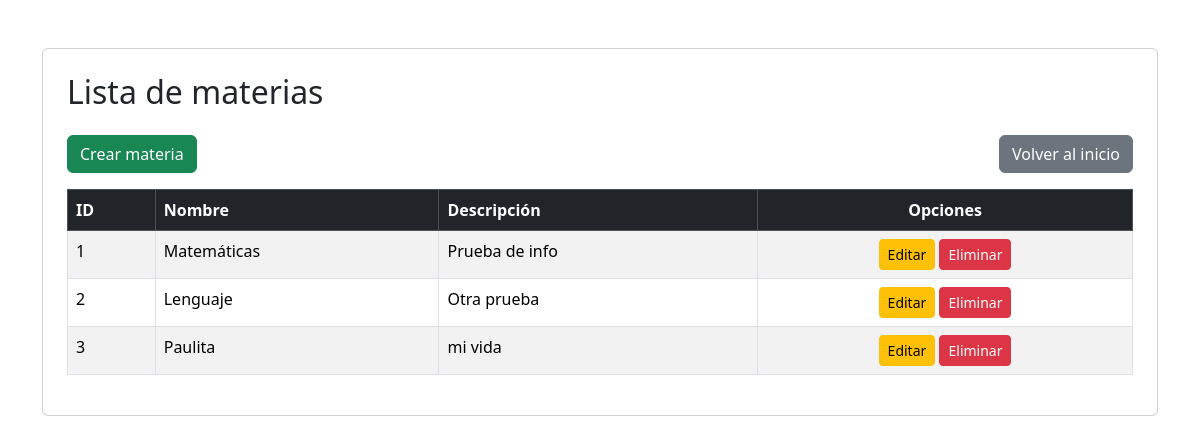
The page /PuellaSchool/views/subject/subjectIndex.php (signed in) on the database its author committed.
### tables this page shows
CREATE TABLE `tbl_subject` (
  `SubjectID` int NOT NULL AUTO_INCREMENT,
  `subjectName` varchar(100) NOT NULL,
  `subjectInfo` varchar(255) NOT NULL,
  PRIMARY KEY (`SubjectID`)
);

### PuellaSchool/controllers/subjectController.php (called while the page is built, shortened)
<?php
    require_once(dirname(__FILE__) . "/../conf/database.php");
    require_once(dirname(__FILE__) . "/../models/subjectModel.php");
    class SubjectController{
        private $subject;
        public function __construct()
        {
            $database = new Database();
            $this->db = $database->getConnection();
            $this->subject = new SubjectModel($this->db);
        }
        public function index()
        {
            $result = $this->subject->getSubjects();
            $subjects = $result->fetchAll(PDO::FETCH_ASSOC);
            include(dirname(__FILE__) . '/../views/subject/subjectList.php');
        }
    }
?>

### PuellaSchool/conf/database.php (called while the page is built, shortened)
<?php
    class Database{
        private $host = "localhost";
        private $database = "PuellaSchoolDB";
        private $user = "root";
        private $password = "1234";
        public function getConnection(){
            $this->conn = null;
            try{
                $this->conn = new PDO("mysql:host=".$this->host.";dbname=".$this->database, $this->user, $this->password);
                $this->conn->exec("set names utf8");
            }catch(PDOException $ex){
                echo"Connection error: ".$ex->getMessage();
                die();
            }
            return $this->conn;
        }
    }
?>

### PuellaSchool/models/subjectModel.php (called while the page is built, shortened)
<?php
class SubjectModel{
    private $conn;
    public function __construct($db)
    {
        $this->conn = $db;
    }
    public function getSubjects()
    {
        $query = "CALL sp_SelectSubjects();";
        $result = $this->conn->prepare($query);
        $result->execute();
        return $result;
    }
}

### PuellaSchool/views/subject/subjectList.php (the view, shortened to what this page needs)
<!DOCTYPE html>
<html lang="en">
<head>
    <link href="https://cdn.jsdelivr.net/npm/bootstrap@5.3.3/dist/css/bootstrap.min.css" rel="stylesheet">
</head>
<body>
    <div class="container">
        <div class="card mt-5 p-4">
            <h2 class="mb-4">Lista de materias</h2>
            <div class="d-flex justify-content-between mb-3">
                <a href="./subjectIndex.php?action=create" class="btn btn-success">Crear materia</a>
                <a href="../dist/pages/index.php" class="btn btn-secondary">Volver al inicio</a>
            </div>
            <div class="table-responsive">
                <table class="table table-striped table-bordered">
                    <thead class="table-dark">
                        <tr>
                            <th scope="col">ID</th>
                            <th scope="col">Nombre</th>
                            <th scope="col">Descripción</th>
                            <th scope="col" class="text-center">Opciones</th>
                        </tr>
                    </thead>
                    <tbody>
                        <?php foreach ($subjects as $subject) : ?>
                            <tr>
                                <td><?= htmlspecialchars($subject['SubjectID']); ?></td>
                                <td><?= htmlspecialchars($subject['subjectName']); ?></td>
                                <td><?= htmlspecialchars($subject['subjectInfo']); ?></td>
                                <td class="text-center">
                                    <a href="subjectIndex.php?action=edit&id=<?= $subject['SubjectID'] ?>" class="btn btn-warning btn-sm">Editar</a>
                                    <a href="subjectIndex.php?action=delete&id=<?= $subject['SubjectID'] ?>" class="btn btn-danger btn-sm">Eliminar</a>
                                </td>
                            </tr>
                        <?php endforeach; ?>
                    </tbody>
                </table>
            </div>
        </div>
    </div>
</body>
</html>

### rows shown on the page
tbl_subject: SubjectID "1", subjectName "Matemáticas", subjectInfo "Prueba de info"
tbl_subject: SubjectID "2", subjectName "Lenguaje", subjectInfo "Otra prueba"
tbl_subject: SubjectID "3", subjectName "Paulita", subjectInfo "mi vida"
